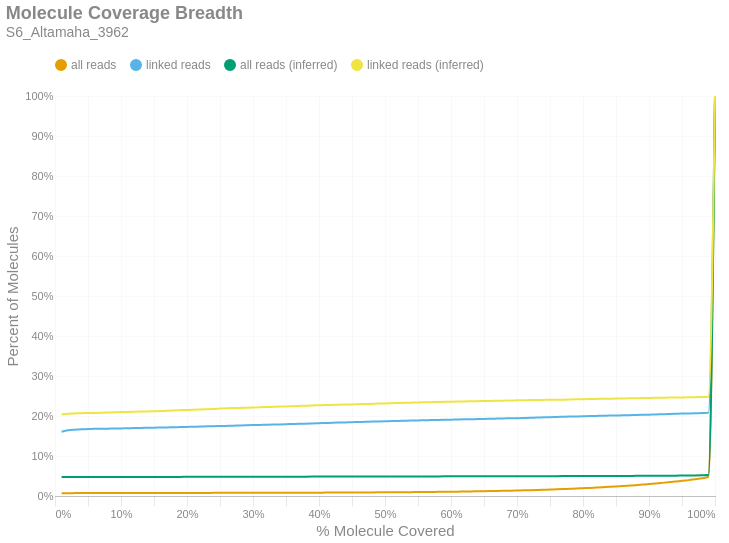

The code cell stored with this chart in its notebook:
### Markdown cell above
### Molecule Read Coverage
This chart shows molecule coverage breadth as computed by the number of bases aligned to that molecule. In other words, "*how much of each unique long molecule is actually sequenced/aligned?*" Keep in mind there is a distinction between sequences and alignments, since some sequences belonging to a particular molecule may not align well and wouldn't appear in the alignment data. This chart also shows molecule coverage breadth as computed by the *inferred fragment* from which the aligned sequences originate. Unlike read coverage, this calculation takes into account the total insert size, including unsequenced gaps between the forward and reverse reads. Like the previous figures, these are cumulative percents.

### Code cell
if SKIPLR:
    print_html(f"Skipped")
else:
    binned_df = consolidated_hist(valids['coverage_bp'], mask, 0.01, True)
    binned_df_inf = consolidated_hist(valids['coverage_inserts'], mask, 0.01, True)
    binned_df = binned_df.with_columns(pl.lit(binned_df_inf['all reads (cumsum)']).alias('all reads (inferred)'))
    binned_df = binned_df.with_columns(pl.lit(binned_df_inf['linked reads (cumsum)']).alias('linked reads (inferred)'))
    binned_df = binned_df.with_columns(
        (pl.col('bin').cast(pl.Float64) + 0.01).alias('right_edge')
    )

    with SafeRender(binned_df):
        (
            density_plot(binned_df, 'Molecule Coverage Breadth', samplename, 'molcov', ['all reads (inferred)','linked reads (inferred)'])
            .encode(
                #x=alt.X('bin:Q', title="% Molecule Covered").axis(format = '%').scale(padding=0),
                x=alt.X('right_edge:Q', title="% Molecule Covered").axis(format='%').scale(padding=0),
                y=alt.Y('value:Q', title='Percent of Molecules')
                    .axis(format='%')
                    .stack(False)
                    .scale(domainMin=0, padding=0),
                color=alt.Color("key:N").scale(domain = ["all reads", "linked reads", "all reads (inferred)", "linked reads (inferred)"]),
                tooltip = [
                    alt.Tooltip("key:N", title = "Data Type"),
                    alt.Tooltip("range_label:N", title="% Molecule Covered"),
                    alt.Tooltip("value:Q", format = ".2%", title="% Molecules")
                ]
            )
        ).display()

### Figure 1 — Vega-Lite specification as saved in the notebook (floating-point values rounded to 4 significant figures)
{"width": "container", "height": 400, "config": {"title": {"anchor": "start", "dy": -15, "fontSize": 18, "color": "#888888", "subtitleColor": "#888888", "subtitleFontSize": 14}, "arc": {"fill": "#0072B2"}, "axis": {"domainColor": "#888888", "domainWidth": 0.5, "gridWidth": 0.2, "grid": false, "titleFontWeight": 400, "titleFontSize": 15, "labelFontSize": 11, "labelColor": "#888888", "tickColor": "#888888", "tickWidth": 0.2, "titleColor": "#888888"}, "axisBand": {"grid": false}, "axisX": {"grid": true, "tickSize": 10, "domainCap": "round"}, "axisY": {"domain": false, "grid": true, "tickSize": 0, "domainCap": "round"}, "background": "transparent", "header": {"labelFontSize": 15, "labelColor": "#888888", "titleFontSize": 15, "titleFontWeight": 600, "titleColor": "#888888"}, "legend": {"labelFont": "sans-serif", "labelFontSize": 12, "labelColor": "#888888", "symbolSize": 100, "symbolType": "circle", "titleFontSize": 12, "titlePadding": 10, "titleColor": "#888888", "title": null, "orient": "top"}, "range": {"category": ["#E69F00", "#56B4E9", "#009E73", "#F0E442", "#0072B2", "#D55E00", "#CC79A7", "#000000"], "diverging": ["#cfe8f3", "#a2d4ec", "#73bfe2", "#46abdb", "#1696d2", "#12719e"]}, "area": {"fill": "#0072B2", "fillOpacity": 0.7, "line": true, "strokeOpacity": 0.7}, "line": {"color": "#0072B2", "stroke": "#0072B2", "strokeWidth": 2}, "trail": {"color": "#0072B2", "stroke": "#0072B2", "strokeWidth": 0, "size": 1}, "point": {"filled": true, "fillOpacity": 1.0, "size": 95}, "text": {"color": "#888888", "fontSize": 11, "align": "right", "fontWeight": 400, "size": 11}, "bar": {"fill": "#0072B2", "stroke": null}, "view": {"stroke": null, "continuousWidth": 660, "continuousHeight": 400}}, "data": {"name": "data-01a5c9f4e62ac8aeab7fbf57493bde5e"}, "mark": {"type": "line", "interpolate": "monotone", "point": {"opacity": 0, "size": 275}}, "encoding": {"color": {"field": "key", "scale": {"domain": ["all reads", "linked reads", "all reads (inferred)", "linked reads (inferred)"]}, "type": "nominal"}, "tooltip": [{"field": "key", "title": "Data Type", "type": "nominal"}, {"field": "range_label", "title": "% Molecule Covered", "type": "nominal"}, {"field": "value", "format": ".2%", "title": "% Molecules", "type": "quantitative"}], "x": {"axis": {"format": "%"}, "field": "right_edge", "scale": {"padding": 0}, "title": "% Molecule Covered", "type": "quantitative"}, "y": {"axis": {"format": "%"}, "field": "value", "scale": {"domainMin": 0, "padding": 0}, "stack": false, "title": "Percent of Molecules", "type": "quantitative"}}, "params": [{"name": "param_c36ac31b6afebe62", "select": {"type": "point", "fields": ["key"]}, "bind": "legend"}], "title": {"text": "Molecule Coverage Breadth", "subtitle": "S6_Altamaha_3962"}, "transform": [{"fold": ["all reads (cumsum)", "linked reads (cumsum)", "all reads (inferred)", "linked reads (inferred)"]}, {"calculate": "replace(datum.key, ' (cumsum)', '')", "as": "key"}, {"filter": {"param": "param_c36ac31b6afebe62"}}], "usermeta": {"embedOptions": {"downloadFileName": "S6_Altamaha_3962.molcov"}}, "$schema": "https://vega.github.io/schema/vega-lite/v6.1.0.json", "datasets": {"data-01a5c9f4e62ac8aeab7fbf57493bde5e": [{"bin": "0.0", "interval": "0.0-0.01", "all reads": 0.006908, "linked reads": 0.1605, "all reads (cumsum)": 0.006908, "linked reads (cumsum)": 0.1605, "range_label": "0.0-0.01", "all reads (inferred)": 0.04723, "linked reads (inferred)": 0.2035, "right_edge": 0.01}, {"bin": "0.01", "interval": "0.01-0.02", "all reads": 0.0001928, "linked reads": 0.003663, "all reads (cumsum)": 0.007101, "linked reads (cumsum)": 0.1642, "range_label": "0.01-0.02", "all reads (inferred)": 0.04733, "linked reads (inferred)": 0.2058, "right_edge": 0.02}, {"bin": "0.02", "interval": "0.02-0.03", "all reads": 9.1e-05, "linked reads": 0.001595, "all reads (cumsum)": 0.007192, "linked reads (cumsum)": 0.1658, "range_label": "0.02-0.03", "all reads (inferred)": 0.04736, "linked reads (inferred)": 0.2065, "right_edge": 0.03}, {"bin": "0.03", "interval": "0.03-0.04", "all reads": 7.065e-05, "linked reads": 0.0009453, "all reads (cumsum)": 0.007262, "linked reads (cumsum)": 0.1667, "range_label": "0.03-0.04", "all reads (inferred)": 0.04739, "linked reads (inferred)": 0.2072, "right_edge": 0.04}, {"bin": "0.04", "interval": "0.04-0.05", "all reads": 3.353e-05, "linked reads": 0.0005613, "all reads (cumsum)": 0.007296, "linked reads (cumsum)": 0.1673, "range_label": "0.04-0.05", "all reads (inferred)": 0.0474, "linked reads (inferred)": 0.2073, "right_edge": 0.05}, {"bin": "0.05", "interval": "0.05-0.06", "all reads": 4.191e-05, "linked reads": 0.0006203, "all reads (cumsum)": 0.007338, "linked reads (cumsum)": 0.1679, "range_label": "0.05-0.06", "all reads (inferred)": 0.04743, "linked reads (inferred)": 0.2077, "right_edge": 0.06}, {"bin": "0.06", "interval": "0.06-0.07", "all reads": 2.634e-05, "linked reads": 0.0002954, "all reads (cumsum)": 0.007364, "linked reads (cumsum)": 0.1682, "range_label": "0.06-0.07", "all reads (inferred)": 0.04746, "linked reads (inferred)": 0.2082, "right_edge": 0.07}, {"bin": "0.07", "interval": "0.07-0.08", "all reads": 3.233e-05, "linked reads": 0.0001772, "all reads (cumsum)": 0.007396, "linked reads (cumsum)": 0.1684, "range_label": "0.07-0.08", "all reads (inferred)": 0.0475, "linked reads (inferred)": 0.2087, "right_edge": 0.08}, {"bin": "0.08", "interval": "0.08-0.09", "all reads": 2.754e-05, "linked reads": 0.0004136, "all reads (cumsum)": 0.007424, "linked reads (cumsum)": 0.1688, "range_label": "0.08-0.09", "all reads (inferred)": 0.04753, "linked reads (inferred)": 0.2093, "right_edge": 0.09}, {"bin": "0.09", "interval": "0.09-0.1", "all reads": 2.515e-05, "linked reads": 0.0002363, "all reads (cumsum)": 0.007449, "linked reads (cumsum)": 0.169, "range_label": "0.09-0.1", "all reads (inferred)": 0.04755, "linked reads (inferred)": 0.2098, "right_edge": 0.1}, {"bin": "0.1", "interval": "0.1-0.11", "all reads": 2.515e-05, "linked reads": 0.0004431, "all reads (cumsum)": 0.007474, "linked reads (cumsum)": 0.1695, "range_label": "0.1-0.11", "all reads (inferred)": 0.04758, "linked reads (inferred)": 0.2103, "right_edge": 0.11}, {"bin": "0.11", "interval": "0.11-0.12", "all reads": 2.155e-05, "linked reads": 0.0003249, "all reads (cumsum)": 0.007496, "linked reads (cumsum)": 0.1698, "range_label": "0.11-0.12", "all reads (inferred)": 0.0476, "linked reads (inferred)": 0.2107, "right_edge": 0.12}, {"bin": "0.12", "interval": "0.12-0.13", "all reads": 2.275e-05, "linked reads": 0.000384, "all reads (cumsum)": 0.007518, "linked reads (cumsum)": 0.1702, "range_label": "0.12-0.13", "all reads (inferred)": 0.04762, "linked reads (inferred)": 0.2111, "right_edge": 0.13}, {"bin": "0.13", "interval": "0.13-0.14", "all reads": 2.155e-05, "linked reads": 0.0003545, "all reads (cumsum)": 0.00754, "linked reads (cumsum)": 0.1705, "range_label": "0.13-0.14", "all reads (inferred)": 0.04764, "linked reads (inferred)": 0.2114, "right_edge": 0.14}, {"bin": "0.14", "interval": "0.14-0.15", "all reads": 2.754e-05, "linked reads": 0.0003545, "all reads (cumsum)": 0.007568, "linked reads (cumsum)": 0.1709, "range_label": "0.14-0.15", "all reads (inferred)": 0.04767, "linked reads (inferred)": 0.2119, "right_edge": 0.15}, {"bin": "0.15", "interval": "0.15-0.16", "all reads": 2.275e-05, "linked reads": 0.0002954, "all reads (cumsum)": 0.00759, "linked reads (cumsum)": 0.1712, "range_label": "0.15-0.16", "all reads (inferred)": 0.04769, "linked reads (inferred)": 0.2124, "right_edge": 0.16}, {"bin": "0.16", "interval": "0.16-0.17", "all reads": 2.155e-05, "linked reads": 0.0003249, "all reads (cumsum)": 0.007612, "linked reads (cumsum)": 0.1715, "range_label": "0.16-0.17", "all reads (inferred)": 0.04773, "linked reads (inferred)": 0.2132, "right_edge": 0.17}, {"bin": "0.17", "interval": "0.17-0.18", "all reads": 3.233e-05, "linked reads": 0.0004726, "all reads (cumsum)": 0.007644, "linked reads (cumsum)": 0.172, "range_label": "0.17-0.18", "all reads (inferred)": 0.04776, "linked reads (inferred)": 0.2138, "right_edge": 0.18}, {"bin": "0.18", "interval": "0.18-0.19", "all reads": 2.155e-05, "linked reads": 0.0002954, "all reads (cumsum)": 0.007666, "linked reads (cumsum)": 0.1723, "range_label": "0.18-0.19", "all reads (inferred)": 0.0478, "linked reads (inferred)": 0.2144, "right_edge": 0.19}, {"bin": "0.19", "interval": "0.19-0.2", "all reads": 2.994e-05, "linked reads": 0.0004431, "all reads (cumsum)": 0.007696, "linked reads (cumsum)": 0.1727, "range_label": "0.19-0.2", "all reads (inferred)": 0.04783, "linked reads (inferred)": 0.215, "right_edge": 0.2}, {"bin": "0.2", "interval": "0.2-0.21", "all reads": 2.634e-05, "linked reads": 0.0005022, "all reads (cumsum)": 0.007722, "linked reads (cumsum)": 0.1732, "range_label": "0.2-0.21", "all reads (inferred)": 0.04786, "linked reads (inferred)": 0.2157, "right_edge": 0.21}, {"bin": "0.21", "interval": "0.21-0.22", "all reads": 2.275e-05, "linked reads": 0.0003249, "all reads (cumsum)": 0.007745, "linked reads (cumsum)": 0.1735, "range_label": "0.21-0.22", "all reads (inferred)": 0.04789, "linked reads (inferred)": 0.2164, "right_edge": 0.22}, {"bin": "0.22", "interval": "0.22-0.23", "all reads": 3.353e-05, "linked reads": 0.0005908, "all reads (cumsum)": 0.007778, "linked reads (cumsum)": 0.1741, "range_label": "0.22-0.23", "all reads (inferred)": 0.04792, "linked reads (inferred)": 0.217, "right_edge": 0.23}, {"bin": "0.23", "interval": "0.23-0.24", "all reads": 3.472e-05, "linked reads": 0.0005317, "all reads (cumsum)": 0.007813, "linked reads (cumsum)": 0.1747, "range_label": "0.23-0.24", "all reads (inferred)": 0.04795, "linked reads (inferred)": 0.2175, "right_edge": 0.24}, {"bin": "0.24", "interval": "0.24-0.25", "all reads": 2.036e-05, "linked reads": 0.0003249, "all reads (cumsum)": 0.007833, "linked reads (cumsum)": 0.175, "range_label": "0.24-0.25", "all reads (inferred)": 0.048, "linked reads (inferred)": 0.2185, "right_edge": 0.25}, {"bin": "0.25", "interval": "0.25-0.26", "all reads": 2.155e-05, "linked reads": 0.0002954, "all reads (cumsum)": 0.007855, "linked reads (cumsum)": 0.1753, "range_label": "0.25-0.26", "all reads (inferred)": 0.04804, "linked reads (inferred)": 0.2193, "right_edge": 0.26}, {"bin": "0.26", "interval": "0.26-0.27", "all reads": 3.113e-05, "linked reads": 0.000384, "all reads (cumsum)": 0.007886, "linked reads (cumsum)": 0.1757, "range_label": "0.26-0.27", "all reads (inferred)": 0.04807, "linked reads (inferred)": 0.2199, "right_edge": 0.27}, {"bin": "0.27", "interval": "0.27-0.28", "all reads": 3.712e-05, "linked reads": 0.0006794, "all reads (cumsum)": 0.007923, "linked reads (cumsum)": 0.1764, "range_label": "0.27-0.28", "all reads (inferred)": 0.04809, "linked reads (inferred)": 0.2203, "right_edge": 0.28}, {"bin": "0.28", "interval": "0.28-0.29", "all reads": 3.712e-05, "linked reads": 0.0005908, "all reads (cumsum)": 0.00796, "linked reads (cumsum)": 0.1769, "range_label": "0.28-0.29", "all reads (inferred)": 0.04812, "linked reads (inferred)": 0.2207, "right_edge": 0.29}, {"bin": "0.29", "interval": "0.29-0.3", "all reads": 3.592e-05, "linked reads": 0.0004726, "all reads (cumsum)": 0.007996, "linked reads (cumsum)": 0.1774, "range_label": "0.29-0.3", "all reads (inferred)": 0.04814, "linked reads (inferred)": 0.2212, "right_edge": 0.3}, {"bin": "0.3", "interval": "0.3-0.31", "all reads": 2.395e-05, "linked reads": 0.0003545, "all reads (cumsum)": 0.00802, "linked reads (cumsum)": 0.1778, "range_label": "0.3-0.31", "all reads (inferred)": 0.04818, "linked reads (inferred)": 0.2219, "right_edge": 0.31}, {"bin": "0.31", "interval": "0.31-0.32", "all reads": 3.832e-05, "linked reads": 0.0005022, "all reads (cumsum)": 0.008059, "linked reads (cumsum)": 0.1783, "range_label": "0.31-0.32", "all reads (inferred)": 0.04821, "linked reads (inferred)": 0.2225, "right_edge": 0.32}, {"bin": "0.32", "interval": "0.32-0.33", "all reads": 3.472e-05, "linked reads": 0.0004431, "all reads (cumsum)": 0.008093, "linked reads (cumsum)": 0.1787, "range_label": "0.32-0.33", "all reads (inferred)": 0.04824, "linked reads (inferred)": 0.223, "right_edge": 0.33}, {"bin": "0.33", "interval": "0.33-0.34", "all reads": 2.994e-05, "linked reads": 0.0002659, "all reads (cumsum)": 0.008123, "linked reads (cumsum)": 0.179, "range_label": "0.33-0.34", "all reads (inferred)": 0.04827, "linked reads (inferred)": 0.2236, "right_edge": 0.34}, {"bin": "0.34", "interval": "0.34-0.35", "all reads": 4.43e-05, "linked reads": 0.0004431, "all reads (cumsum)": 0.008167, "linked reads (cumsum)": 0.1794, "range_label": "0.34-0.35", "all reads (inferred)": 0.0483, "linked reads (inferred)": 0.224, "right_edge": 0.35}, {"bin": "0.35", "interval": "0.35-0.36", "all reads": 4.311e-05, "linked reads": 0.0005908, "all reads (cumsum)": 0.008211, "linked reads (cumsum)": 0.18, "range_label": "0.35-0.36", "all reads (inferred)": 0.04833, "linked reads (inferred)": 0.2244, "right_edge": 0.36}, {"bin": "0.36", "interval": "0.36-0.37", "all reads": 4.909e-05, "linked reads": 0.0005613, "all reads (cumsum)": 0.00826, "linked reads (cumsum)": 0.1806, "range_label": "0.36-0.37", "all reads (inferred)": 0.04837, "linked reads (inferred)": 0.2251, "right_edge": 0.37}, {"bin": "0.37", "interval": "0.37-0.38", "all reads": 3.832e-05, "linked reads": 0.0002954, "all reads (cumsum)": 0.008298, "linked reads (cumsum)": 0.1809, "range_label": "0.37-0.38", "all reads (inferred)": 0.04841, "linked reads (inferred)": 0.2259, "right_edge": 0.38}, {"bin": "0.38", "interval": "0.38-0.39", "all reads": 6.346e-05, "linked reads": 0.0006203, "all reads (cumsum)": 0.008361, "linked reads (cumsum)": 0.1815, "range_label": "0.38-0.39", "all reads (inferred)": 0.04844, "linked reads (inferred)": 0.2264, "right_edge": 0.39}, {"bin": "0.39", "interval": "0.39-0.4", "all reads": 4.67e-05, "linked reads": 0.0005022, "all reads (cumsum)": 0.008408, "linked reads (cumsum)": 0.182, "range_label": "0.39-0.4", "all reads (inferred)": 0.04847, "linked reads (inferred)": 0.2269, "right_edge": 0.4}, {"bin": "0.4", "interval": "0.4-0.41", "all reads": 5.867e-05, "linked reads": 0.0005022, "all reads (cumsum)": 0.008467, "linked reads (cumsum)": 0.1825, "range_label": "0.4-0.41", "all reads (inferred)": 0.0485, "linked reads (inferred)": 0.2274, "right_edge": 0.41}, {"bin": "0.41", "interval": "0.41-0.42", "all reads": 7.184e-05, "linked reads": 0.0005022, "all reads (cumsum)": 0.008539, "linked reads (cumsum)": 0.183, "range_label": "0.41-0.42", "all reads (inferred)": 0.04854, "linked reads (inferred)": 0.2278, "right_edge": 0.42}, {"bin": "0.42", "interval": "0.42-0.43", "all reads": 6.466e-05, "linked reads": 0.0004726, "all reads (cumsum)": 0.008603, "linked reads (cumsum)": 0.1835, "range_label": "0.42-0.43", "all reads (inferred)": 0.04857, "linked reads (inferred)": 0.2283, "right_edge": 0.43}, {"bin": "0.43", "interval": "0.43-0.44", "all reads": 6.825e-05, "linked reads": 0.0004431, "all reads (cumsum)": 0.008672, "linked reads (cumsum)": 0.1839, "range_label": "0.43-0.44", "all reads (inferred)": 0.04859, "linked reads (inferred)": 0.2287, "right_edge": 0.44}, {"bin": "0.44", "interval": "0.44-0.45", "all reads": 7.663e-05, "linked reads": 0.0005908, "all reads (cumsum)": 0.008748, "linked reads (cumsum)": 0.1845, "range_label": "0.44-0.45", "all reads (inferred)": 0.04862, "linked reads (inferred)": 0.229, "right_edge": 0.45}, {"bin": "0.45", "interval": "0.45-0.46", "all reads": 7.304e-05, "linked reads": 0.0004726, "all reads (cumsum)": 0.008821, "linked reads (cumsum)": 0.185, "range_label": "0.45-0.46", "all reads (inferred)": 0.04866, "linked reads (inferred)": 0.2296, "right_edge": 0.46}, {"bin": "0.46", "interval": "0.46-0.47", "all reads": 7.424e-05, "linked reads": 0.0005908, "all reads (cumsum)": 0.008896, "linked reads (cumsum)": 0.1856, "range_label": "0.46-0.47", "all reads (inferred)": 0.04868, "linked reads (inferred)": 0.2299, "right_edge": 0.47}, {"bin": "0.47", "interval": "0.47-0.48", "all reads": 8.981e-05, "linked reads": 0.0004726, "all reads (cumsum)": 0.008985, "linked reads (cumsum)": 0.186, "range_label": "0.47-0.48", "all reads (inferred)": 0.04872, "linked reads (inferred)": 0.2304, "right_edge": 0.48}, {"bin": "0.48", "interval": "0.48-0.49", "all reads": 8.981e-05, "linked reads": 0.0005022, "all reads (cumsum)": 0.009075, "linked reads (cumsum)": 0.1865, "range_label": "0.48-0.49", "all reads (inferred)": 0.04875, "linked reads (inferred)": 0.231, "right_edge": 0.49}, {"bin": "0.49", "interval": "0.49-0.5", "all reads": 9.938e-05, "linked reads": 0.0004136, "all reads (cumsum)": 0.009174, "linked reads (cumsum)": 0.187, "range_label": "0.49-0.5", "all reads (inferred)": 0.04879, "linked reads (inferred)": 0.2314, "right_edge": 0.5}, {"bin": "0.5", "interval": "0.5-0.51", "all reads": 9.579e-05, "linked reads": 0.0003545, "all reads (cumsum)": 0.00927, "linked reads (cumsum)": 0.1873, "range_label": "0.5-0.51", "all reads (inferred)": 0.04882, "linked reads (inferred)": 0.2319, "right_edge": 0.51}, {"bin": "0.51", "interval": "0.51-0.52", "all reads": 0.0001138, "linked reads": 0.000384, "all reads (cumsum)": 0.009384, "linked reads (cumsum)": 0.1877, "range_label": "0.51-0.52", "all reads (inferred)": 0.04886, "linked reads (inferred)": 0.2324, "right_edge": 0.52}, {"bin": "0.52", "interval": "0.52-0.53", "all reads": 0.0001269, "linked reads": 0.0004136, "all reads (cumsum)": 0.009511, "linked reads (cumsum)": 0.1881, "range_label": "0.52-0.53", "all reads (inferred)": 0.04889, "linked reads (inferred)": 0.2329, "right_edge": 0.53}, {"bin": "0.53", "interval": "0.53-0.54", "all reads": 0.0001305, "linked reads": 0.0004136, "all reads (cumsum)": 0.009641, "linked reads (cumsum)": 0.1885, "range_label": "0.53-0.54", "all reads (inferred)": 0.04892, "linked reads (inferred)": 0.2332, "right_edge": 0.54}, {"bin": "0.54", "interval": "0.54-0.55", "all reads": 0.0001425, "linked reads": 0.0003545, "all reads (cumsum)": 0.009784, "linked reads (cumsum)": 0.1889, "range_label": "0.54-0.55", "all reads (inferred)": 0.04895, "linked reads (inferred)": 0.2338, "right_edge": 0.55}, {"bin": "0.55", "interval": "0.55-0.56", "all reads": 0.0001808, "linked reads": 0.0005613, "all reads (cumsum)": 0.009965, "linked reads (cumsum)": 0.1894, "range_label": "0.55-0.56", "all reads (inferred)": 0.04898, "linked reads (inferred)": 0.2342, "right_edge": 0.56}, {"bin": "0.56", "interval": "0.56-0.57", "all reads": 0.0001748, "linked reads": 0.0002954, "all reads (cumsum)": 0.01014, "linked reads (cumsum)": 0.1897, "range_label": "0.56-0.57", "all reads (inferred)": 0.04901, "linked reads (inferred)": 0.2346, "right_edge": 0.57}, {"bin": "0.57", "interval": "0.57-0.58", "all reads": 0.0001784, "linked reads": 0.000384, "all reads (cumsum)": 0.01032, "linked reads (cumsum)": 0.1901, "range_label": "0.57-0.58", "all reads (inferred)": 0.04905, "linked reads (inferred)": 0.2351, "right_edge": 0.58}, {"bin": "0.58", "interval": "0.58-0.59", "all reads": 0.0001772, "linked reads": 0.0003545, "all reads (cumsum)": 0.0105, "linked reads (cumsum)": 0.1905, "range_label": "0.58-0.59", "all reads (inferred)": 0.04907, "linked reads (inferred)": 0.2355, "right_edge": 0.59}, {"bin": "0.59", "interval": "0.59-0.6", "all reads": 0.0002143, "linked reads": 0.0003249, "all reads (cumsum)": 0.01071, "linked reads (cumsum)": 0.1908, "range_label": "0.59-0.6", "all reads (inferred)": 0.04909, "linked reads (inferred)": 0.2357, "right_edge": 0.6}, {"bin": "0.6", "interval": "0.6-0.61", "all reads": 0.0002239, "linked reads": 0.0005317, "all reads (cumsum)": 0.01093, "linked reads (cumsum)": 0.1913, "range_label": "0.6-0.61", "all reads (inferred)": 0.04912, "linked reads (inferred)": 0.236, "right_edge": 0.61}, {"bin": "0.61", "interval": "0.61-0.62", "all reads": 0.0002515, "linked reads": 0.0004431, "all reads (cumsum)": 0.01118, "linked reads (cumsum)": 0.1918, "range_label": "0.61-0.62", "all reads (inferred)": 0.04915, "linked reads (inferred)": 0.2365, "right_edge": 0.62}, {"bin": "0.62", "interval": "0.62-0.63", "all reads": 0.0002251, "linked reads": 0.0002659, "all reads (cumsum)": 0.01141, "linked reads (cumsum)": 0.192, "range_label": "0.62-0.63", "all reads (inferred)": 0.04918, "linked reads (inferred)": 0.2368, "right_edge": 0.63}, {"bin": "0.63", "interval": "0.63-0.64", "all reads": 0.0002491, "linked reads": 0.0001772, "all reads (cumsum)": 0.01166, "linked reads (cumsum)": 0.1922, "range_label": "0.63-0.64", "all reads (inferred)": 0.04921, "linked reads (inferred)": 0.2371, "right_edge": 0.64}, {"bin": "0.64", "interval": "0.64-0.65", "all reads": 0.0002682, "linked reads": 0.0003249, "all reads (cumsum)": 0.01193, "linked reads (cumsum)": 0.1925, "range_label": "0.64-0.65", "all reads (inferred)": 0.04924, "linked reads (inferred)": 0.2375, "right_edge": 0.65}, {"bin": "0.65", "interval": "0.65-0.66", "all reads": 0.0003437, "linked reads": 0.0005317, "all reads (cumsum)": 0.01227, "linked reads (cumsum)": 0.1931, "range_label": "0.65-0.66", "all reads (inferred)": 0.04928, "linked reads (inferred)": 0.2378, "right_edge": 0.66}, {"bin": "0.66", "interval": "0.66-0.67", "all reads": 0.0003772, "linked reads": 0.0004136, "all reads (cumsum)": 0.01265, "linked reads (cumsum)": 0.1935, "range_label": "0.66-0.67", "all reads (inferred)": 0.0493, "linked reads (inferred)": 0.238, "right_edge": 0.67}, {"bin": "0.67", "interval": "0.67-0.68", "all reads": 0.0003293, "linked reads": 0.0004136, "all reads (cumsum)": 0.01298, "linked reads (cumsum)": 0.1939, "range_label": "0.67-0.68", "all reads (inferred)": 0.04934, "linked reads (inferred)": 0.2383, "right_edge": 0.68}, {"bin": "0.68", "interval": "0.68-0.69", "all reads": 0.0003592, "linked reads": 0.0004431, "all reads (cumsum)": 0.01334, "linked reads (cumsum)": 0.1943, "range_label": "0.68-0.69", "all reads (inferred)": 0.04938, "linked reads (inferred)": 0.2388, "right_edge": 0.69}, {"bin": "0.69", "interval": "0.69-0.7", "all reads": 0.0004011, "linked reads": 0.0003249, "all reads (cumsum)": 0.01374, "linked reads (cumsum)": 0.1947, "range_label": "0.69-0.7", "all reads (inferred)": 0.04942, "linked reads (inferred)": 0.2391, "right_edge": 0.7}, {"bin": "0.7", "interval": "0.7-0.71", "all reads": 0.0004095, "linked reads": 0.000384, "all reads (cumsum)": 0.01415, "linked reads (cumsum)": 0.195, "range_label": "0.7-0.71", "all reads (inferred)": 0.04946, "linked reads (inferred)": 0.2394, "right_edge": 0.71}, {"bin": "0.71", "interval": "0.71-0.72", "all reads": 0.0004478, "linked reads": 0.0004431, "all reads (cumsum)": 0.0146, "linked reads (cumsum)": 0.1955, "range_label": "0.71-0.72", "all reads (inferred)": 0.04951, "linked reads (inferred)": 0.2399, "right_edge": 0.72}, {"bin": "0.72", "interval": "0.72-0.73", "all reads": 0.0004802, "linked reads": 0.0006499, "all reads (cumsum)": 0.01508, "linked reads (cumsum)": 0.1961, "range_label": "0.72-0.73", "all reads (inferred)": 0.04954, "linked reads (inferred)": 0.2401, "right_edge": 0.73}, {"bin": "0.73", "interval": "0.73-0.74", "all reads": 0.0005424, "linked reads": 0.0005022, "all reads (cumsum)": 0.01562, "linked reads (cumsum)": 0.1966, "range_label": "0.73-0.74", "all reads (inferred)": 0.04958, "linked reads (inferred)": 0.2403, "right_edge": 0.74}, {"bin": "0.74", "interval": "0.74-0.75", "all reads": 0.0005951, "linked reads": 0.0005317, "all reads (cumsum)": 0.01621, "linked reads (cumsum)": 0.1972, "range_label": "0.74-0.75", "all reads (inferred)": 0.04961, "linked reads (inferred)": 0.2404, "right_edge": 0.75}, {"bin": "0.75", "interval": "0.75-0.76", "all reads": 0.0005209, "linked reads": 0.0004136, "all reads (cumsum)": 0.01673, "linked reads (cumsum)": 0.1976, "range_label": "0.75-0.76", "all reads (inferred)": 0.04965, "linked reads (inferred)": 0.2407, "right_edge": 0.76}, {"bin": "0.76", "interval": "0.76-0.77", "all reads": 0.0006143, "linked reads": 0.0005022, "all reads (cumsum)": 0.01735, "linked reads (cumsum)": 0.1981, "range_label": "0.76-0.77", "all reads (inferred)": 0.04969, "linked reads (inferred)": 0.2408, "right_edge": 0.77}, {"bin": "0.77", "interval": "0.77-0.78", "all reads": 0.0006849, "linked reads": 0.0004431, "all reads (cumsum)": 0.01803, "linked reads (cumsum)": 0.1985, "range_label": "0.77-0.78", "all reads (inferred)": 0.04976, "linked reads (inferred)": 0.2412, "right_edge": 0.78}, {"bin": "0.78", "interval": "0.78-0.79", "all reads": 0.0006466, "linked reads": 0.0002954, "all reads (cumsum)": 0.01868, "linked reads (cumsum)": 0.1988, "range_label": "0.78-0.79", "all reads (inferred)": 0.04982, "linked reads (inferred)": 0.2417, "right_edge": 0.79}, {"bin": "0.79", "interval": "0.79-0.8", "all reads": 0.0007651, "linked reads": 0.0003545, "all reads (cumsum)": 0.01944, "linked reads (cumsum)": 0.1992, "range_label": "0.79-0.8", "all reads (inferred)": 0.04988, "linked reads (inferred)": 0.2422, "right_edge": 0.8}, {"bin": "0.8", "interval": "0.8-0.81", "all reads": 0.0007184, "linked reads": 0.0005613, "all reads (cumsum)": 0.02016, "linked reads (cumsum)": 0.1997, "range_label": "0.8-0.81", "all reads (inferred)": 0.04992, "linked reads (inferred)": 0.2424, "right_edge": 0.81}, {"bin": "0.81", "interval": "0.81-0.82", "all reads": 0.0009028, "linked reads": 0.0004136, "all reads (cumsum)": 0.02107, "linked reads (cumsum)": 0.2002, "range_label": "0.81-0.82", "all reads (inferred)": 0.04998, "linked reads (inferred)": 0.2426, "right_edge": 0.82}, {"bin": "0.82", "interval": "0.82-0.83", "all reads": 0.0009052, "linked reads": 0.0003545, "all reads (cumsum)": 0.02197, "linked reads (cumsum)": 0.2005, "range_label": "0.82-0.83", "all reads (inferred)": 0.05005, "linked reads (inferred)": 0.2431, "right_edge": 0.83}, {"bin": "0.83", "interval": "0.83-0.84", "all reads": 0.0008885, "linked reads": 0.0004726, "all reads (cumsum)": 0.02286, "linked reads (cumsum)": 0.201, "range_label": "0.83-0.84", "all reads (inferred)": 0.05009, "linked reads (inferred)": 0.2433, "right_edge": 0.84}, {"bin": "0.84", "interval": "0.84-0.85", "all reads": 0.0009807, "linked reads": 0.0002363, "all reads (cumsum)": 0.02384, "linked reads (cumsum)": 0.2012, "range_label": "0.84-0.85", "all reads (inferred)": 0.05014, "linked reads (inferred)": 0.2435, "right_edge": 0.85}, {"bin": "0.85", "interval": "0.85-0.86", "all reads": 0.00107, "linked reads": 0.0004726, "all reads (cumsum)": 0.02491, "linked reads (cumsum)": 0.2017, "range_label": "0.85-0.86", "all reads (inferred)": 0.05021, "linked reads (inferred)": 0.2438, "right_edge": 0.86}, {"bin": "0.86", "interval": "0.86-0.87", "all reads": 0.001126, "linked reads": 0.0004136, "all reads (cumsum)": 0.02604, "linked reads (cumsum)": 0.2021, "range_label": "0.86-0.87", "all reads (inferred)": 0.05028, "linked reads (inferred)": 0.2441, "right_edge": 0.87}, {"bin": "0.87", "interval": "0.87-0.88", "all reads": 0.001142, "linked reads": 0.0003545, "all reads (cumsum)": 0.02718, "linked reads (cumsum)": 0.2025, "range_label": "0.87-0.88", "all reads (inferred)": 0.05033, "linked reads (inferred)": 0.2445, "right_edge": 0.88}, {"bin": "0.88", "interval": "0.88-0.89", "all reads": 0.001346, "linked reads": 0.000384, "all reads (cumsum)": 0.02852, "linked reads (cumsum)": 0.2028, "range_label": "0.88-0.89", "all reads (inferred)": 0.05041, "linked reads (inferred)": 0.2447, "right_edge": 0.89}, {"bin": "0.89", "interval": "0.89-0.9", "all reads": 0.001316, "linked reads": 0.0004136, "all reads (cumsum)": 0.02984, "linked reads (cumsum)": 0.2033, "range_label": "0.89-0.9", "all reads (inferred)": 0.0505, "linked reads (inferred)": 0.2451, "right_edge": 0.9}, {"bin": "0.9", "interval": "0.9-0.91", "all reads": 0.001405, "linked reads": 0.0005908, "all reads (cumsum)": 0.03125, "linked reads (cumsum)": 0.2039, "range_label": "0.9-0.91", "all reads (inferred)": 0.05058, "linked reads (inferred)": 0.2454, "right_edge": 0.91}, {"bin": "0.91", "interval": "0.91-0.92", "all reads": 0.001566, "linked reads": 0.0004431, "all reads (cumsum)": 0.03281, "linked reads (cumsum)": 0.2043, "range_label": "0.91-0.92", "all reads (inferred)": 0.05068, "linked reads (inferred)": 0.2457, "right_edge": 0.92}, {"bin": "0.92", "interval": "0.92-0.93", "all reads": 0.001599, "linked reads": 0.0004726, "all reads (cumsum)": 0.03441, "linked reads (cumsum)": 0.2048, "range_label": "0.92-0.93", "all reads (inferred)": 0.0508, "linked reads (inferred)": 0.2459, "right_edge": 0.93}, {"bin": "0.93", "interval": "0.93-0.94", "all reads": 0.001631, "linked reads": 0.0005908, "all reads (cumsum)": 0.03604, "linked reads (cumsum)": 0.2054, "range_label": "0.93-0.94", "all reads (inferred)": 0.05092, "linked reads (inferred)": 0.2462, "right_edge": 0.94}, {"bin": "0.94", "interval": "0.94-0.95", "all reads": 0.001921, "linked reads": 0.0006794, "all reads (cumsum)": 0.03796, "linked reads (cumsum)": 0.206, "range_label": "0.94-0.95", "all reads (inferred)": 0.05107, "linked reads (inferred)": 0.2464, "right_edge": 0.95}, {"bin": "0.95", "interval": "0.95-0.96", "all reads": 0.001719, "linked reads": 0.0003249, "all reads (cumsum)": 0.03968, "linked reads (cumsum)": 0.2064, "range_label": "0.95-0.96", "all reads (inferred)": 0.05121, "linked reads (inferred)": 0.2466, "right_edge": 0.96}, {"bin": "0.96", "interval": "0.96-0.97", "all reads": 0.002043, "linked reads": 0.000384, "all reads (cumsum)": 0.04172, "linked reads (cumsum)": 0.2067, "range_label": "0.96-0.97", "all reads (inferred)": 0.05142, "linked reads (inferred)": 0.247, "right_edge": 0.97}, {"bin": "0.97", "interval": "0.97-0.98", "all reads": 0.002759, "linked reads": 0.0005613, "all reads (cumsum)": 0.04448, "linked reads (cumsum)": 0.2073, "range_label": "0.97-0.98", "all reads (inferred)": 0.05181, "linked reads (inferred)": 0.2476, "right_edge": 0.98}, {"bin": "0.98", "interval": "0.98-0.99", "all reads": 0.002873, "linked reads": 0.0005022, "all reads (cumsum)": 0.04735, "linked reads (cumsum)": 0.2078, "range_label": "0.98-0.99", "all reads (inferred)": 0.05249, "linked reads (inferred)": 0.2481, "right_edge": 0.99}, {"bin": "0.99", "interval": "0.99-1.0", "all reads": 0.9526, "linked reads": 0.7922, "all reads (cumsum)": 1.0, "linked reads (cumsum)": 1.0, "range_label": "0.99-1.0", "all reads (inferred)": 1.0, "linked reads (inferred)": 1.0, "right_edge": 1.0}]}}
